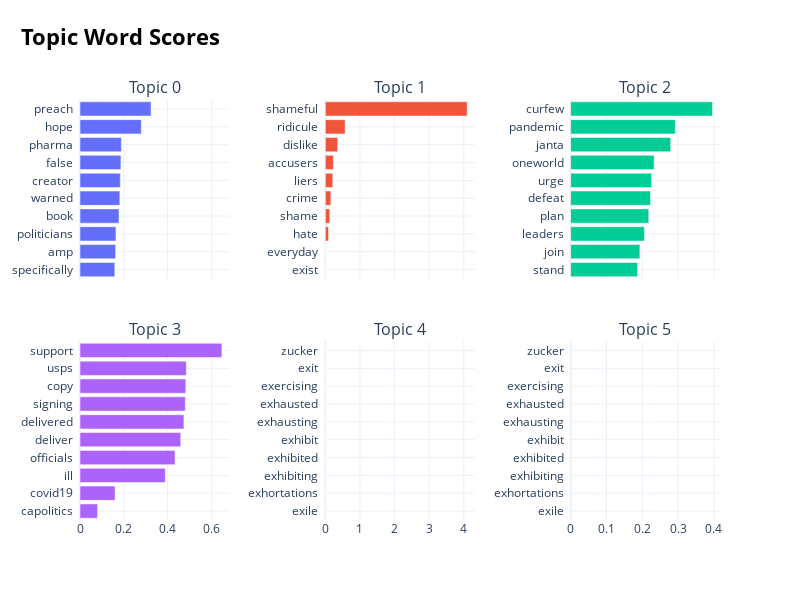

Notebook code for this chart:
### Code cell
counterberto.visualize_barchart(top_n_topics=6, n_words = 10)

### Figure 1 — Plotly figure (JSON) as saved in the notebook; plotly's stock layout.template omitted (floating-point values rounded to 4 significant figures)
{"data": [{"orientation": "h", "type": "bar", "x": [0.1588, 0.1627, 0.164, 0.1781, 0.1818, 0.1839, 0.1868, 0.1888, 0.2797, 0.3243], "xaxis": "x", "y": ["specifically  ", "amp  ", "politicians  ", "book  ", "warned  ", "creator  ", "false  ", "pharma  ", "hope  ", "preach  "], "yaxis": "y"}, {"orientation": "h", "type": "bar", "x": [0, 0, 0.0926, 0.1284, 0.1603, 0.2161, 0.2322, 0.3573, 0.5717, 4.099], "xaxis": "x2", "y": ["exist  ", "everyday  ", "hate  ", "shame  ", "crime  ", "liers  ", "accusers  ", "dislike  ", "ridicule  ", "shameful  "], "yaxis": "y2"}, {"orientation": "h", "type": "bar", "x": [0.1868, 0.1932, 0.2058, 0.218, 0.2229, 0.2259, 0.2328, 0.2791, 0.2921, 0.3959], "xaxis": "x3", "y": ["stand  ", "join  ", "leaders  ", "plan  ", "defeat  ", "urge  ", "oneworld  ", "janta  ", "pandemic  ", "curfew  "], "yaxis": "y3"}, {"orientation": "h", "type": "bar", "x": [0.07999, 0.1601, 0.3894, 0.4336, 0.4598, 0.4744, 0.4807, 0.4829, 0.4852, 0.6475], "xaxis": "x4", "y": ["capolitics  ", "covid19  ", "ill  ", "officials  ", "deliver  ", "delivered  ", "signing  ", "copy  ", "usps  ", "support  "], "yaxis": "y4"}, {"orientation": "h", "type": "bar", "x": [0, 0, 0, 0, 0, 0, 0, 0, 0, 0], "xaxis": "x5", "y": ["exile  ", "exhortations  ", "exhibiting  ", "exhibited  ", "exhibit  ", "exhausting  ", "exhausted  ", "exercising  ", "exit  ", "zucker  "], "yaxis": "y5"}, {"orientation": "h", "type": "bar", "x": [0, 0, 0, 0, 0, 0, 0, 0, 0, 0], "xaxis": "x6", "y": ["exile  ", "exhortations  ", "exhibiting  ", "exhibited  ", "exhibit  ", "exhausting  ", "exhausted  ", "exercising  ", "exit  ", "zucker  "], "yaxis": "y6"}], "layout": {"annotations": [{"font": {"size": 16}, "showarrow": false, "text": "Topic 0", "x": 0.1167, "xanchor": "center", "xref": "paper", "y": 1, "yanchor": "bottom", "yref": "paper"}, {"font": {"size": 16}, "showarrow": false, "text": "Topic 1", "x": 0.5, "xanchor": "center", "xref": "paper", "y": 1, "yanchor": "bottom", "yref": "paper"}, {"font": {"size": 16}, "showarrow": false, "text": "Topic 2", "x": 0.8833, "xanchor": "center", "xref": "paper", "y": 1, "yanchor": "bottom", "yref": "paper"}, {"font": {"size": 16}, "showarrow": false, "text": "Topic 3", "x": 0.1167, "xanchor": "center", "xref": "paper", "y": 0.425, "yanchor": "bottom", "yref": "paper"}, {"font": {"size": 16}, "showarrow": false, "text": "Topic 4", "x": 0.5, "xanchor": "center", "xref": "paper", "y": 0.425, "yanchor": "bottom", "yref": "paper"}, {"font": {"size": 16}, "showarrow": false, "text": "Topic 5", "x": 0.8833, "xanchor": "center", "xref": "paper", "y": 0.425, "yanchor": "bottom", "yref": "paper"}], "height": 600, "hoverlabel": {"bgcolor": "white", "font": {"family": "Rockwell", "size": 16}}, "showlegend": false, "title": {"font": {"color": "Black", "size": 22}, "text": "<b>Topic Word Scores", "x": 0.15, "xanchor": "center", "y": 0.95, "yanchor": "top"}, "width": 800, "xaxis": {"anchor": "y", "domain": [0, 0.2333], "matches": "x4", "showgrid": true, "showticklabels": false}, "xaxis2": {"anchor": "y2", "domain": [0.3833, 0.6167], "matches": "x5", "showgrid": true, "showticklabels": false}, "xaxis3": {"anchor": "y3", "domain": [0.7667, 1.0], "matches": "x6", "showgrid": true, "showticklabels": false}, "xaxis4": {"anchor": "y4", "domain": [0, 0.2333], "showgrid": true}, "xaxis5": {"anchor": "y5", "domain": [0.3833, 0.6167], "showgrid": true}, "xaxis6": {"anchor": "y6", "domain": [0.7667, 1.0], "showgrid": true}, "yaxis": {"anchor": "x", "domain": [0.575, 1], "showgrid": true}, "yaxis2": {"anchor": "x2", "domain": [0.575, 1], "showgrid": true}, "yaxis3": {"anchor": "x3", "domain": [0.575, 1], "showgrid": true}, "yaxis4": {"anchor": "x4", "domain": [0, 0.425], "showgrid": true}, "yaxis5": {"anchor": "x5", "domain": [0, 0.425], "showgrid": true}, "yaxis6": {"anchor": "x6", "domain": [0, 0.425], "showgrid": true}}}
